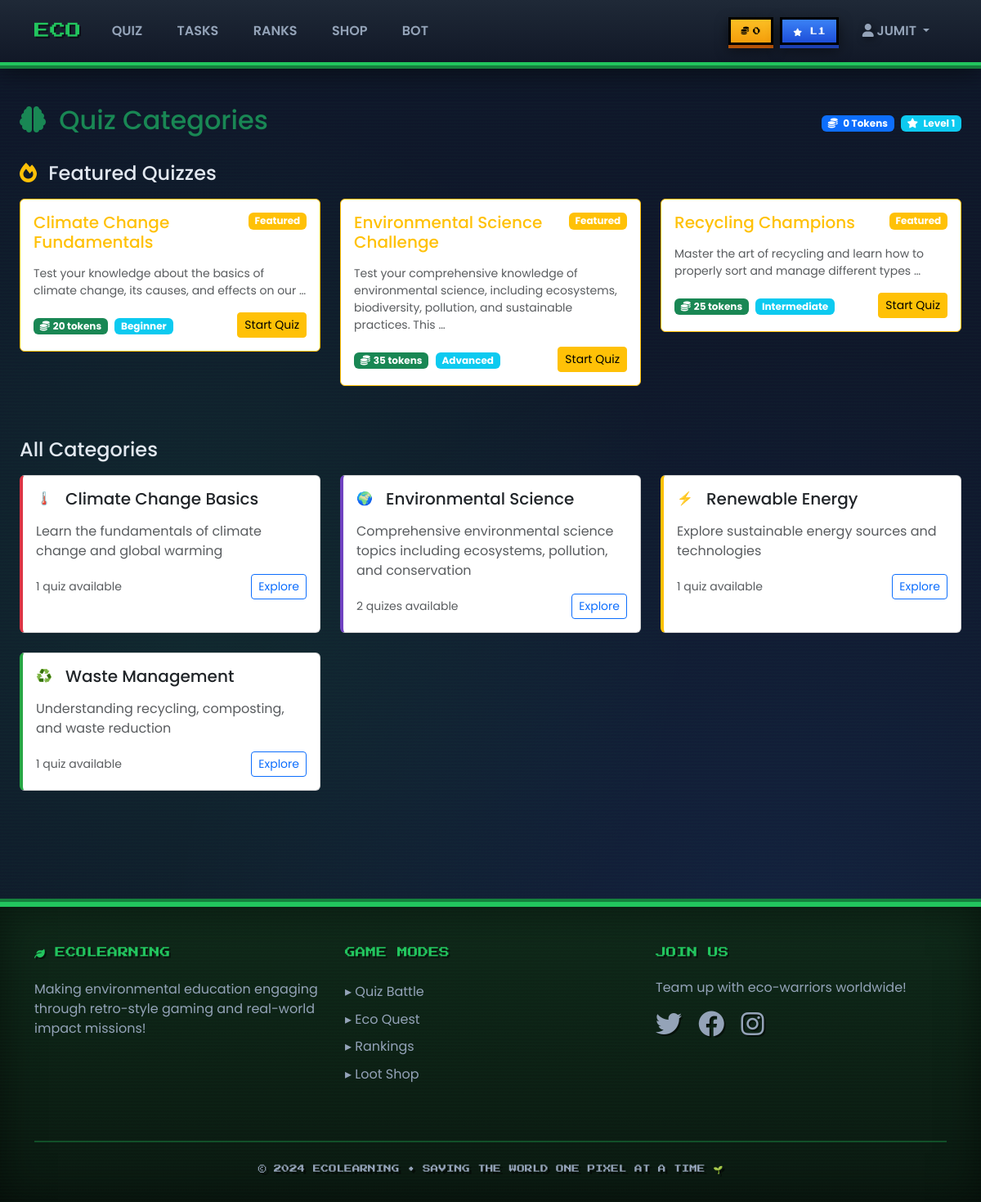
The app's page /quizzes/ (signed in) with its own data.
### accounts/models.py (models this page shows, shortened)
class User(AbstractUser):
    SCHOOL_TYPES = [
        ('elementary', 'Elementary School'),
        ('middle', 'Middle School'),
        ('high', 'High School'),
        ('college', 'College/University'),
    ]
    email = models.EmailField(unique=True)
    school_name = models.CharField(max_length=200, blank=True)
    school_type = models.CharField(max_length=20, choices=SCHOOL_TYPES, blank=True)
    grade_level = models.CharField(max_length=50, blank=True)
    bio = models.TextField(max_length=500, blank=True)
    avatar = models.ImageField(upload_to='avatars/', blank=True, null=True)
    total_eco_tokens = models.PositiveIntegerField(default=0)
    level = models.PositiveIntegerField(default=1)
    experience_points = models.PositiveIntegerField(default=0)
    city = models.CharField(max_length=100, blank=True)
    country = models.CharField(max_length=100, blank=True)
    notifications_enabled = models.BooleanField(default=True)
    public_profile = models.BooleanField(default=True)
    created_at = models.DateTimeField(auto_now_add=True)
    updated_at = models.DateTimeField(auto_now=True)

### quizzes/models.py (models this page shows, shortened)
class Quiz(models.Model):
    DIFFICULTY_LEVELS = [
        ('beginner', 'Beginner'),
        ('intermediate', 'Intermediate'),
        ('advanced', 'Advanced'),
    ]
    title = models.CharField(max_length=200)
    description = models.TextField()
    category = models.ForeignKey(QuizCategory, on_delete=models.CASCADE, related_name='quizzes')
    difficulty = models.CharField(max_length=20, choices=DIFFICULTY_LEVELS)
    base_tokens_reward = models.PositiveIntegerField(default=10)
    perfect_score_bonus = models.PositiveIntegerField(default=5)
    time_bonus_enabled = models.BooleanField(default=True)
    max_time_minutes = models.PositiveIntegerField(default=10)
    min_level_required = models.PositiveIntegerField(default=1)
    prerequisite_quizzes = models.ManyToManyField('self', blank=True, symmetrical=False)
    is_active = models.BooleanField(default=True)
    is_featured = models.BooleanField(default=False)
    randomize_questions = models.BooleanField(default=True)
    show_correct_answers = models.BooleanField(default=True)
    created_at = models.DateTimeField(auto_now_add=True)
    updated_at = models.DateTimeField(auto_now=True)
    class Meta:
        ordering = ['category', 'difficulty', 'title']

class QuizCategory(models.Model):
    name = models.CharField(max_length=100, unique=True)
    description = models.TextField()
    icon = models.CharField(max_length=50, default='🌱')  # Emoji or icon class
    color = models.CharField(max_length=7, default='#28a745')  # Hex color
    is_active = models.BooleanField(default=True)
    created_at = models.DateTimeField(auto_now_add=True)
    class Meta:
        verbose_name_plural = "Quiz Categories"
        ordering = ['name']

### quizzes/views.py (the view)
# urls.py: path('', views.quiz_categories, name='categories'),
def quiz_categories(request):
    categories = QuizCategory.objects.filter(is_active=True).prefetch_related('quizzes')
    context = {'categories': categories}
    return render(request, 'quizzes/categories.html', context)

### templates/quizzes/categories.html (shortened to what this page needs)
{% extends 'base.html' %}
{% load static %}
{% block content %}
<div class="container-fluid py-4">
    <div class="row">
        <div class="col-12">
            <div class="d-flex justify-content-between align-items-center mb-4">
                <h1 class="h2 text-success">
                    <i class="fas fa-brain me-2"></i>
                    Quiz Categories
                </h1>
                {% if user.is_authenticated %}
                <div class="d-flex align-items-center">
                    <span class="badge bg-primary me-2">
                        <i class="fas fa-coins me-1"></i>
                        {{ user.total_eco_tokens|default:0 }} Tokens
                    </span>
                    <span class="badge bg-info">
                        <i class="fas fa-star me-1"></i>
                        Level {{ user.level|default:1 }}
                    </span>
                </div>
                {% endif %}
            </div>
        </div>
    </div>
    <div class="row mb-5">
        <div class="col-12">
            <h3 class="h4 mb-3">
                <i class="fas fa-fire text-warning me-2"></i>
                Featured Quizzes
            </h3>
            <div class="row">
                {% for category in categories %}
                    {% for quiz in category.quizzes.all %}
                        {% if quiz.is_featured %}
                        <div class="col-md-6 col-lg-4 mb-3">
                            <div class="card border-warning">
                                <div class="card-body">
                                    <div class="d-flex justify-content-between align-items-start mb-2">
                                        <h5 class="card-title text-warning">{{ quiz.title }}</h5>
                                        <span class="badge bg-warning">Featured</span>
                                    </div>
                                    <p class="card-text text-muted small">{{ quiz.description|truncatewords:15 }}</p>
                                    <div class="d-flex justify-content-between align-items-center">
                                        <div>
                                            <span class="badge bg-success me-1">
                                                <i class="fas fa-coins me-1"></i>{{ quiz.base_tokens_reward }} tokens
                                            </span>
                                            <span class="badge bg-info">{{ quiz.get_difficulty_display }}</span>
                                        </div>
                                        <a href="{% url 'quizzes:detail' quiz.id %}" class="btn btn-warning btn-sm">Start Quiz</a>
                                    </div>
                                </div>
                            </div>
                        </div>
                        {% endif %}
                    {% endfor %}
                {% endfor %}
            </div>
        </div>
    </div>
    <div class="row">
        <div class="col-12">
            <h3 class="h4 mb-3">All Categories</h3>
        </div>
        {% for category in categories %}
        <div class="col-md-6 col-lg-4 mb-4">
            <div class="card h-100 category-card" style="border-left: 4px solid {{ category.color }};">
                <div class="card-body">
                    <div class="d-flex align-items-center mb-3">
                        <div class="category-icon me-3">{{ category.icon }}</div>
                        <h5 class="card-title mb-0">{{ category.name }}</h5>
                    </div>
                    <p class="card-text text-muted">{{ category.description }}</p>
                    <div class="d-flex justify-content-between align-items-center">
                        <small class="text-muted">{{ category.quizzes.count }} quiz{{ category.quizzes.count|pluralize:"es" }} available</small>
                        <a href="{% url 'quizzes:category_list' category.id %}" class="btn btn-outline-primary btn-sm">Explore</a>
                    </div>
                </div>
            </div>
        </div>
        {% endfor %}
    </div>
</div>
{% endblock %}

### templates/base.html (shortened to what this page needs)
<!DOCTYPE html>
<html lang="en">
<head>
    <link href="https://cdn.jsdelivr.net/npm/bootstrap@5.3.0/dist/css/bootstrap.min.css" rel="stylesheet">
    <link href="https://cdnjs.cloudflare.com/ajax/libs/font-awesome/6.0.0/css/all.min.css" rel="stylesheet">
</head>
<body>
    <nav class="navbar navbar-expand-lg navbar-dark">
        <div class="container">
            <a class="navbar-brand" href="{% url 'home' %}">
                 ECO
            </a>
            <div class="collapse navbar-collapse" id="navbarNav">
                <ul class="navbar-nav me-auto">
                    <li class="nav-item">
                        <a class="nav-link" href="{% url 'quizzes:categories' %}">
                             QUIZ
                        </a>
                    </li>
                    <li class="nav-item">
                        <a class="nav-link" href="{% url 'eco_tasks:categories' %}">
                            TASKS
                        </a>
                    </li>
                    <li class="nav-item">
                        <a class="nav-link" href="{% url 'leaderboards:home' %}">
                           RANKS
                        </a>
                    </li>
                    <li class="nav-item">
                        <a class="nav-link" href="{% url 'rewards:store' %}">
                            SHOP
                        </a>
                    </li>
                    <li class="nav-item">
                        <a class="nav-link" href="{% url 'chatbot:chat' %}">
                           BOT
                        </a>
                    </li>
                </ul>
                <ul class="navbar-nav">
                    {% if user.is_authenticated %}
                        <li class="nav-item d-flex align-items-center">
                            <span class="token-badge me-2">
                                <i class="fas fa-coins"></i> {{ user.total_eco_tokens }}
                            </span>
                            <span class="level-badge me-2">
                                <i class="fas fa-star"></i> L{{ user.level }}
                            </span>
                        </li>
                        <li class="nav-item dropdown">
                            <a class="nav-link dropdown-toggle" href="#" id="navbarDropdown" role="button" data-bs-toggle="dropdown">
                                <i class="fas fa-user pixel-icon"></i> {{ user.username|upper }}
                            </a>
                        </li>
                    {% endif %}
                </ul>
            </div>
        </div>
    </nav>
    <main class="container-fluid py-4">
        {% block content %}{% endblock %}
    </main>
    <footer class="footer">
        <div class="container position-relative">
            <div class="row">
                <div class="col-md-4 mb-4">
                    <h5><i class="fas fa-leaf"></i> ECOLEARNING</h5>
                    <p style="color: #94a3b8;">Making environmental education engaging through retro-style gaming and real-world impact missions!</p>
                </div>
                <div class="col-md-4 mb-4">
                    <h6>GAME MODES</h6>
                    <ul class="list-unstyled">
                        <li><a href="{% url 'quizzes:categories' %}">▸ Quiz Battle</a></li>
                        <li><a href="{% url 'eco_tasks:categories' %}">▸ Eco Quest</a></li>
                        <li><a href="{% url 'leaderboards:home' %}">▸ Rankings</a></li>
                        <li><a href="{% url 'rewards:store' %}">▸ Loot Shop</a></li>
                    </ul>
                </div>
                <div class="col-md-4 mb-4">
                    <h6>JOIN US</h6>
                    <p style="color: #94a3b8;">Team up with eco-warriors worldwide!</p>
                    <div>
                        <i class="fab fa-twitter fa-2x me-3"></i>
                        <i class="fab fa-facebook fa-2x me-3"></i>
                        <i class="fab fa-instagram fa-2x"></i>
                    </div>
                </div>
            </div>
            <hr class="my-4">
            <div class="text-center">
                <p class="retro-text" style="font-size: 0.6rem; color: #94a3b8; line-height: 1.8;">
                    &copy; 2024 ECOLEARNING • SAVING THE WORLD ONE PIXEL AT A TIME 🌱
                </p>
            </div>
        </div>
    </footer>
</body>
</html>

### templates/base.html (style rules this page uses)
:root { --eco-green: #22c55e; --eco-light-green: #dcfce7; --eco-dark-green: #15803d; --eco-blue: #3b82f6; --eco-yellow: #fbbf24; --eco-orange: #f97316; --eco-purple: #a855f7; --pixel-black: #1a1a1a; --pixel-gray: #2d3748; --arcade-border: #4a5568; }
* { image-rendering: pixelated; image-rendering: -moz-crisp-edges; image-rendering: crisp-edges; }
body { font-family: 'Poppins', sans-serif; background-color: #0f172a; background-image: repeating-linear-gradient( 0deg, rgba(34, 197, 94, 0.03) 0px, transparent 2px, transparent 4px ), radial-gradient(circle at 20% 50%, rgba(34, 197, 94, 0.1) 0%, transparent 50%), radial-gradient(circle at 80% 80%, rgba(59, 130, 246, 0.1) 0%, transparent 50%); min-height: 100vh; color: #e2e8f0; }
.retro-text { font-family: 'Press Start 2P', cursive; text-shadow: 3px 3px 0px rgba(0, 0, 0, 0.5); }
.navbar { background: linear-gradient(180deg, #1f2937 0%, #111827 100%) !important; border-bottom: 4px solid var(--eco-green); box-shadow: 0 4px 0 var(--eco-dark-green), 0 8px 30px rgba(0, 0, 0, 0.5); padding: 1rem 0; }
.navbar-brand { font-family: 'Press Start 2P', cursive !important; color: var(--eco-green) !important; font-size: 1.2rem; text-shadow: 2px 2px 0 rgba(0, 0, 0, 0.5); transition: all 0.2s ease; }
.nav-link { color: #94a3b8 !important; font-weight: 600; padding: 0.5rem 1rem !important; border-radius: 0; transition: all 0.2s ease; border: 2px solid transparent; margin: 0 0.2rem; }
.token-badge { background: linear-gradient(180deg, #fbbf24 0%, #f59e0b 100%); color: #000; border: 3px solid #000; border-radius: 0; padding: 0.4rem 0.8rem; font-family: 'Press Start 2P', cursive; font-size: 0.6rem; display: inline-flex; align-items: center; gap: 5px; box-shadow: 0 4px 0 #b45309, 0 6px 15px rgba(0, 0, 0, 0.5); transition: all 0.2s ease; }
.level-badge { background: linear-gradient(180deg, #3b82f6, #1d4ed8); color: white; border: 3px solid #000; border-radius: 0; padding: 0.4rem 0.8rem; font-family: 'Press Start 2P', cursive; font-size: 0.6rem; box-shadow: 0 4px 0 #1e40af, 0 6px 15px rgba(0, 0, 0, 0.5); transition: all 0.2s ease; }
.footer { background: linear-gradient(180deg, #0f2819 0%, #0a1810 100%); color: #e2e8f0; padding: 3rem 0 1rem; margin-top: 4rem; border-top: 6px solid var(--eco-green); box-shadow: 0 -4px 0 var(--eco-dark-green), inset 0 0 50px rgba(0, 0, 0, 0.5); position: relative; }
.footer::before { content: ''; position: absolute; top: 0; left: 0; right: 0; bottom: 0; background: repeating-linear-gradient( 0deg, rgba(34, 197, 94, 0.03) 0px, transparent 2px, transparent 4px ); pointer-events: none; }
.footer h5, .footer h6 { font-family: 'Press Start 2P', cursive; font-size: 0.8rem; color: var(--eco-green); margin-bottom: 1.5rem; text-shadow: 2px 2px 0 rgba(0, 0, 0, 0.5); }
.footer a { color: #94a3b8; text-decoration: none; transition: all 0.2s ease; display: inline-block; padding: 0.3rem 0; }
.footer .fab { transition: all 0.2s ease; color: #94a3b8; filter: drop-shadow(2px 2px 0 rgba(0, 0, 0, 0.5)); }
.footer hr { border-color: var(--eco-green); opacity: 0.3; border-width: 2px; }
.pixel-icon { filter: drop-shadow(2px 2px 4px rgba(0, 0, 0, 0.5)); }

### records on screen
User: total_eco_tokens "0", level "1", username "JUMIT"
QuizCategory: icon "🌡️", name "Climate Change Basics", description "Learn the fundamentals of climate change and global warming", quizzes.count "1"
Quiz: title "Climate Change Fundamentals", description "Test your knowledge about the basics of climate change, its causes, and effects on our …", base_tokens_reward "20", difficulty "Beginner"
QuizCategory: icon "🌍", name "Environmental Science", description "Comprehensive environmental science topics including ecosystems, pollution, and conservation", quizzes.count "2"
Quiz: title "Environmental Science Challenge", description "Test your comprehensive knowledge of environmental science, including ecosystems, biodiversity, pollution, and sustainable practices. This …", base_tokens_reward "35", difficulty "Advanced"
QuizCategory: icon "♻️", name "Waste Management", description "Understanding recycling, composting, and waste reduction", quizzes.count "1"
Quiz: title "Recycling Champions", description "Master the art of recycling and learn how to properly sort and manage different types …", base_tokens_reward "25", difficulty "Intermediate"
QuizCategory: icon "⚡", name "Renewable Energy", description "Explore sustainable energy sources and technologies", quizzes.count "1"
